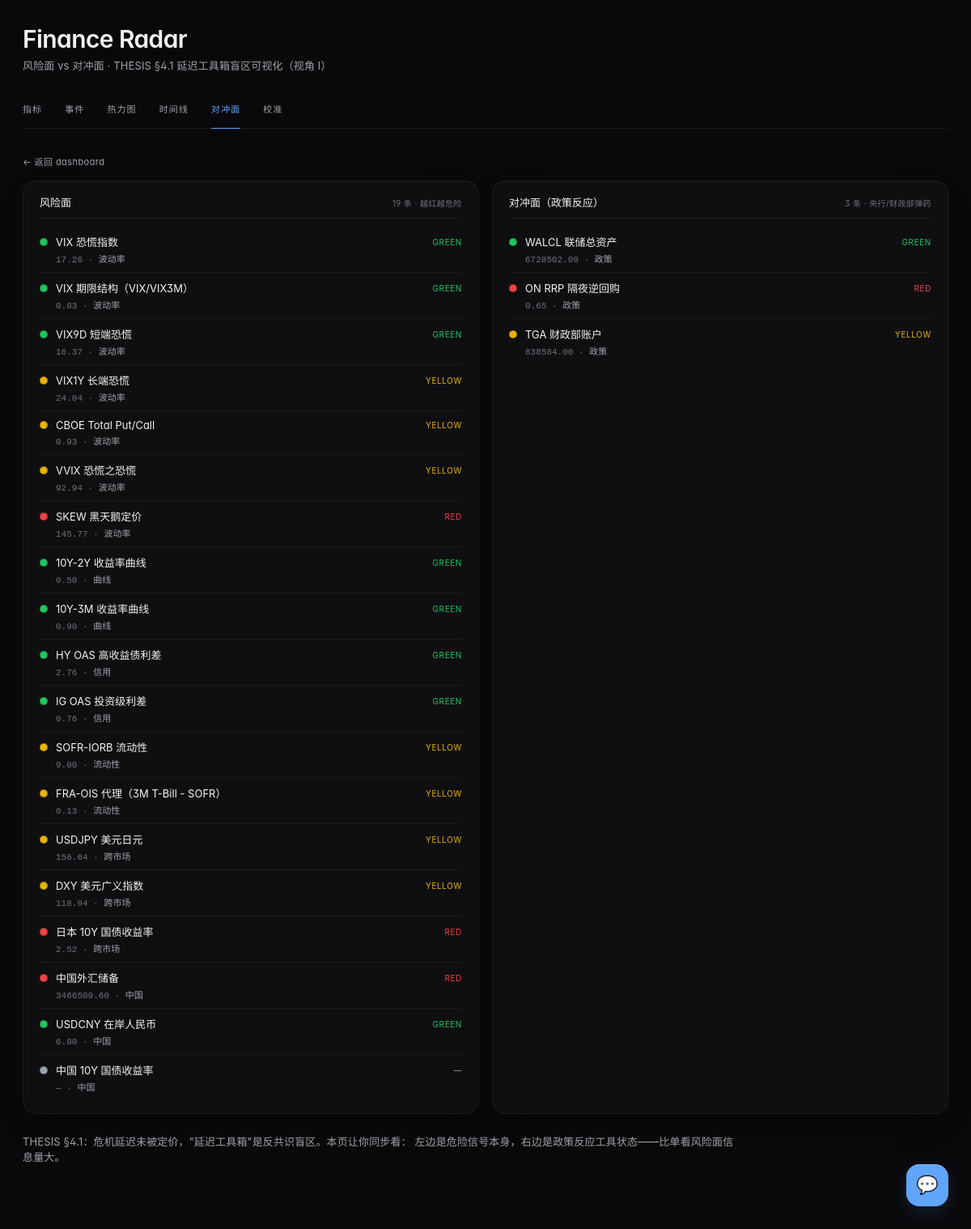
Screenshot of /hedge with the database file from the repository.
### tables this page shows
CREATE TABLE indicators (
    id          INTEGER PRIMARY KEY,
    name        TEXT    NOT NULL,
    date        TEXT    NOT NULL,
    value       REAL    NOT NULL,
    source      TEXT    NOT NULL,
    ingested_at TEXT    NOT NULL,
    UNIQUE(name, date)
);

### src/web/app.py (the view)
    @app.route("/hedge")
    def hedge():
        target = app.config["DB_PATH"]
        hist_target = app.config.get("HISTORY_DB_PATH")
        with dbmod.open_db(target) as conn:
            rows = _build_rows(conn, history_db_path=hist_target)
        split = split_risk_vs_hedge(rows)
        return render_template(
            "hedge.html",
            risk_rows=split["risk"],
            hedge_rows=split["hedge"],
            active_page="hedge",
        )

### src/compute/indicators/china_fx_reserves.py (called while the page is built)
def classify_value(value: float) -> Level:
    return classify(value, low=THRESHOLD_LOW, high=THRESHOLD_HIGH, direction=DIRECTION)

### src/compute/indicators/dxy.py (called while the page is built)
def classify_value(value: float) -> Level:
    return classify(value, low=THRESHOLD_LOW, high=THRESHOLD_HIGH, direction=DIRECTION)

### src/compute/indicators/fra_ois.py (called while the page is built)
def classify_value(value: float) -> Level:
    return classify(value, low=THRESHOLD_LOW, high=THRESHOLD_HIGH, direction=DIRECTION)

### src/compute/indicators/hy_oas.py (called while the page is built)
def classify_value(value: float) -> Level:
    return classify(value, low=THRESHOLD_LOW, high=THRESHOLD_HIGH, direction=DIRECTION)

### src/compute/indicators/ig_oas.py (called while the page is built)
def classify_value(value: float) -> Level:
    return classify(value, low=THRESHOLD_LOW, high=THRESHOLD_HIGH, direction=DIRECTION)

### src/compute/indicators/jp_10y.py (called while the page is built)
def classify_value(value: float) -> Level:
    return classify(value, low=THRESHOLD_LOW, high=THRESHOLD_HIGH, direction=DIRECTION)

### src/compute/indicators/on_rrp.py (called while the page is built)
def classify_value(value: float) -> Level:
    return classify(value, low=THRESHOLD_LOW, high=THRESHOLD_HIGH, direction=DIRECTION)

### src/compute/indicators/put_call_total.py (called while the page is built)
def classify_value(value: float) -> Level:
    return classify(value, low=THRESHOLD_LOW, high=THRESHOLD_HIGH, direction=DIRECTION)

### src/compute/indicators/skew.py (called while the page is built)
def classify_value(value: float) -> Level:
    return classify(value, low=THRESHOLD_LOW, high=THRESHOLD_HIGH, direction=DIRECTION)

### src/compute/indicators/sofr_iorb.py (called while the page is built)
def classify_value(value: float) -> Level:
    return classify(value, low=THRESHOLD_LOW, high=THRESHOLD_HIGH, direction=DIRECTION)

### src/compute/indicators/tga.py (called while the page is built)
def classify_value(value: float) -> Level:
    return classify(value, low=THRESHOLD_LOW, high=THRESHOLD_HIGH, direction=DIRECTION)

### src/compute/indicators/usdcny.py (called while the page is built)
def classify_value(value: float) -> Level:
    return classify(value, low=THRESHOLD_LOW, high=THRESHOLD_HIGH, direction=DIRECTION)

### src/compute/indicators/usdjpy.py (called while the page is built)
def classify_value(value: float) -> Level:
    return classify(value, low=THRESHOLD_LOW, high=THRESHOLD_HIGH, direction=DIRECTION)

### src/compute/indicators/vix.py (called while the page is built)
def classify_value(value: float) -> Level:
    return classify(value, low=THRESHOLD_LOW, high=THRESHOLD_HIGH, direction=DIRECTION)

### src/compute/indicators/vix1y.py (called while the page is built)
def classify_value(value: float) -> Level:
    return classify(value, low=THRESHOLD_LOW, high=THRESHOLD_HIGH, direction=DIRECTION)

### src/compute/indicators/vix9d.py (called while the page is built)
def classify_value(value: float) -> Level:
    return classify(value, low=THRESHOLD_LOW, high=THRESHOLD_HIGH, direction=DIRECTION)

### src/compute/indicators/vix_term_structure.py (called while the page is built)
def classify_value(value: float) -> Level:
    return classify(value, low=THRESHOLD_LOW, high=THRESHOLD_HIGH, direction=DIRECTION)

### src/compute/indicators/vvix.py (called while the page is built)
def classify_value(value: float) -> Level:
    return classify(value, low=THRESHOLD_LOW, high=THRESHOLD_HIGH, direction=DIRECTION)

### src/compute/indicators/walcl.py (called while the page is built)
def classify_value(value: float) -> Level:
    return classify(value, low=THRESHOLD_LOW, high=THRESHOLD_HIGH, direction=DIRECTION)

### templates/hedge.html (shortened to what this page needs)
{% extends "_base.html" %}
{% block subtitle %}风险面 vs 对冲面 · THESIS §4.1 延迟工具箱盲区可视化（视角 I）{% endblock %}
{% block content %}
  <div class="breadcrumb">
    <a href="/">← 返回 dashboard</a>
  </div>
  <div class="hedge-grid">
    <div class="hedge-col hedge-risk">
      <div class="hedge-col-head">
        <span class="hedge-col-label">风险面</span>
        <span class="hedge-col-sub">{{ risk_rows|length }} 条 · 越红越危险</span>
      </div>
      {% for r in risk_rows %}
        <div class="hedge-row">
          <div class="hedge-row-head">
            <span class="dot" style="background: {{ r.color }};"></span>
            <a class="hedge-link" href="/indicator/{{ r.name }}">{{ r.label }}</a>
            <span class="hedge-row-level" style="color: {{ r.color }};">{{ r.level or '—' }}</span>
          </div>
          <div class="hedge-row-meta">
            {% if r.value is not none %}{{ "%.2f"|format(r.value) }}{% else %}—{% endif %}
            · <span class="hedge-row-group">{{ r.group }}</span>
          </div>
        </div>
      {% else %}
        <p class="empty">无数据</p>
      {% endfor %}
    </div>
    <div class="hedge-col hedge-hedge">
      <div class="hedge-col-head">
        <span class="hedge-col-label">对冲面（政策反应）</span>
        <span class="hedge-col-sub">{{ hedge_rows|length }} 条 · 央行/财政部弹药</span>
      </div>
      {% for r in hedge_rows %}
        <div class="hedge-row">
          <div class="hedge-row-head">
            <span class="dot" style="background: {{ r.color }};"></span>
            <a class="hedge-link" href="/indicator/{{ r.name }}">{{ r.label }}</a>
            <span class="hedge-row-level" style="color: {{ r.color }};">{{ r.level or '—' }}</span>
          </div>
          <div class="hedge-row-meta">
            {% if r.value is not none %}{{ "%.2f"|format(r.value) }}{% else %}—{% endif %}
            · <span class="hedge-row-group">{{ r.group }}</span>
          </div>
        </div>
      {% else %}
        <p class="empty">无政策维度数据</p>
      {% endfor %}
    </div>
  </div>
  <p class="sub" style="max-width: 880px; margin-top: 24px;">
    THESIS §4.1：危机延迟未被定价，"延迟工具箱"是反共识盲区。本页让你同步看：
    左边是危险信号本身，右边是政策反应工具状态——比单看风险面信息量大。
  </p>
{% endblock %}

### templates/_base.html (style rules this page uses)
:root { --bg-base: #09090b; --bg-elevated: #0f0f12; --bg-elevated-2: #14141a; --bg-glass: rgba(255, 255, 255, 0.02); --border-subtle: #1c1c20; --border-strong: #2a2a30; --border-glass: rgba(255, 255, 255, 0.06); --text-primary: #f4f4f5; --text-secondary: #a1a1aa; --text-tertiary: #71717a; --text-muted: #52525b; --accent: #60a5fa; --accent-hover: #93c5fd; --accent-glow: rgba(96, 165, 250, 0.15); --green: #22c55e; --yellow: #eab308; --red: #ef4444; --green-soft: rgba(34, 197, 94, 0.12); --yellow-soft: rgba(234, 179, 8, 0.14); --red-soft: rgba(239, 68, 68, 0.14); --shadow-card: 0 1px 0 rgba(255, 255, 255, 0.03) inset, 0 16px 32px -16px rgba(0, 0, 0, 0.6); --shadow-elev: 0 1px 0 rgba(255, 255, 255, 0.04) inset, 0 24px 48px -20px rgba(0, 0, 0, 0.7); --ease-out: cubic-bezier(0.16, 1, 0.3, 1); }
* { box-sizing: border-box; }
html, body { margin: 0; padding: 0; background: var(--bg-base); }
body { font-family: 'Geist', -apple-system, BlinkMacSystemFont, "PingFang SC", "Helvetica Neue", sans-serif; color: var(--text-primary); padding: 32px 28px 60px; max-width: 1280px; margin: 0 auto; min-height: 100dvh; font-feature-settings: "ss01", "cv11"; }
p.sub { color: var(--text-secondary); font-size: 13px; margin: 0 0 20px; max-width: 65ch; letter-spacing: 0.01em; }
a { transition: color 0.15s var(--ease-out), background 0.15s var(--ease-out), transform 0.1s var(--ease-out); }
.dot { display: inline-block; width: 10px; height: 10px; border-radius: 50%; vertical-align: middle; box-shadow: 0 0 0 1px rgba(0, 0, 0, 0.3) inset; }
.breadcrumb { margin: 0 0 16px; font-size: 11px; color: var(--text-muted); letter-spacing: 0.04em; }
.breadcrumb a { color: var(--text-secondary); text-decoration: none; }
.hedge-grid { display: grid; grid-template-columns: 1fr 1fr; gap: 16px; }
.hedge-col { background: var(--bg-elevated); border: 1px solid var(--border-subtle); border-radius: 16px; box-shadow: var(--shadow-card); padding: 16px 20px; }
.hedge-col-head { padding-bottom: 10px; border-bottom: 1px solid var(--border-subtle); margin-bottom: 10px; display: flex; justify-content: space-between; align-items: baseline; }
.hedge-col-label { font-size: 13px; font-weight: 500; }
.hedge-col-sub { font-size: 10px; color: var(--text-tertiary); letter-spacing: 0.04em; }
.hedge-row { padding: 9px 0; border-bottom: 1px solid var(--border-subtle); }
.hedge-row:last-child { border-bottom: 0; }
.hedge-row-head { display: flex; align-items: center; gap: 10px; font-size: 13px; }
.hedge-row-level { font-size: 10px; margin-left: auto; letter-spacing: 0.06em; text-transform: uppercase; }
.hedge-row-meta { font-size: 11px; color: var(--text-tertiary); padding-left: 20px; margin-top: 3px; font-family: 'Geist Mono', monospace; }
.hedge-row-group { color: var(--text-secondary); }
.hedge-link { color: var(--text-primary); text-decoration: none; }

### rows the page displays
indicators: label "VIX 恐慌指数", level "GREEN", value "17.26", group "波动率"
indicators: label "USDJPY 美元日元", level "YELLOW", value "156.64", group "跨市场"

### other values shown
{{ risk_rows|length }} "19"
{{ r.label }} "VIX 期限结构（VIX/VIX3M）" "VIX9D 短端恐慌" "VIX1Y 长端恐慌" "CBOE Total Put/Call" "VVIX 恐慌之恐慌" "SKEW 黑天鹅定价" "10Y-2Y 收益率曲线" "10Y-3M 收益率曲线" "HY OAS 高收益债利差" "IG OAS 投资级利差" "SOFR-IORB 流动性" "FRA-OIS 代理（3M T-Bill - SOFR）" "DXY 美元广义指数" "日本 10Y 国债收益率" "中国外汇储备" "USDCNY 在岸人民币" "中国 10Y 国债收益率"
{{ r.level or '—' }} "GREEN" "GREEN" "YELLOW" "YELLOW" "YELLOW" "RED" "GREEN" "GREEN" "GREEN" "GREEN" "YELLOW" "YELLOW" "YELLOW" "RED" "RED" "GREEN" "—"
{{ "%.2f"|format(r.value) }} "0.83" "16.37" "24.04" "0.93" "92.94" "145.77" "0.50" "0.90" "2.76" "0.76" "9.00" "0.13" "118.04" "2.52" "3466509.60" "6.80"
{{ r.group }} "波动率" "波动率" "波动率" "波动率" "波动率" "波动率" "曲线" "曲线" "信用" "信用" "流动性" "流动性" "跨市场" "跨市场" "中国" "中国" "中国"
{{ hedge_rows|length }} "3"
{{ r.label }} "WALCL 联储总资产" "ON RRP 隔夜逆回购" "TGA 财政部账户"
{{ r.level or '—' }} "GREEN" "RED" "YELLOW"
{{ "%.2f"|format(r.value) }} "6728502.00" "0.65" "838584.00"
{{ r.group }} "政策" "政策" "政策"
